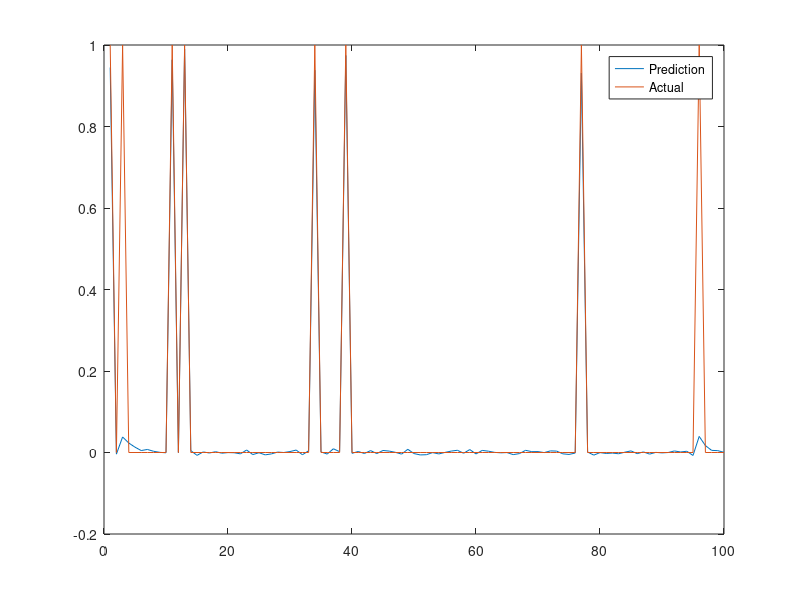

This chart was generated by the following MATLAB code:
%% JHBL (Joint Hierarchical Bayesian Learning) Algorithm
% Based on Sequential Image Recovery Using Joint Hierarchical Bayesian
% Learning (Xiao & Glaubitz 2023)
% By: Shamsher Tamang & Saqlain Anjum

%% Equation Parameters
J = 10; % Num. Images
n = 100; % Value of n for nXn Dimension
n_1D = n^2; % Flattened length for 1-D Case
max_iterations = 10^3; % For algorithm stopping condition.
max_difference = 10^(-3); % For algorithm stopping condition.

%% Equation Hyperparameters
eta_alpha = 1;
eta_beta = eta_alpha;
eta_gamma = 2;

theta_alpha = 10^-3;
theta_beta = theta_alpha;
theta_gamma = theta_beta;

%% Defining General Linear Transforms
R = eye(n); % Most general choice for R
K = n; % Number of rows in R

%% Defining the Forward Operator & Data
F = eye(n);  % Forward operators
y = zeros(n,J); % Measured data
x_ground_truth = zeros(n, J); % Ground truth images.
sparsity_level = 8; % number of non-zeros
noise_mean = 0;
noise_sd = 0.1;
noise_dimension = n;

idx_pool = randi([1, n], sparsity_level, 1);    % the indices to be changed to 1
for j = 1:J
    curr_truth_j = zeros(n, 1);
    curr_truth_j(idx_pool) = 1;
    x_ground_truth(:, j) = curr_truth_j;
    noise = noise_mean + noise_sd .* randn(noise_dimension, 1);   % noise of normal distribution with noise_mean and noise_sd
    y(:, j) = F * curr_truth_j + noise;
    idx_pool(end-1:end) = mod(idx_pool(end-1:end), n) + 1;    % update the last two indices to force changes, changes made here
end

% figure;plot(x_ground_truth(:, 1))

%% Initialization (Algorithm Step 1)
x = randn(n, J); % 1 x J matrix, images to reconstruct
alpha = ones(J, 1); % J x 1 matrix, alpha hyperparameters, noise precision
beta = ones(J, K); % J x 1 matrix, beta hyperparameters, 
                  % intra-image regularization weight
gamma = ones(J - 1, n); % J-1 x 1 matrix, gamma hyperparameters, 
                       %  NOTE: gamma is a coupling weight between 
                       %  image x{j} and x{j+1}, so it must be a 
                       %  J-1 x 1 matrix.
max_iter = 10^3; % Maximum number of loop iterations                     
%% Algorithmic Iterations (All Remaining Steps)
M = zeros(J, 1);
for j = 1:J
    M(j) = length(y(:, j));
end

for l = 1:max_iter
    x_old = x;

    % -- alpha update
    for j = 1:J
        alpha(j, :) = (eta_alpha + M(j)/2 - 1) / (theta_alpha + 0.5 * norm(F * x(:, j) - y(:, j))^2);
    end

    % -- beta update
    for j = 1:J
        R_x = R * x(:, j); % k*1
        % beta(j,:) is 1*k for all k
        beta(j, :) = (eta_beta - 0.5) ./ (theta_beta + 0.5 * (R_x(:)).^2);
    end

    % -- gamma update
    for j = 2:J
        % x(j, :) --> 1*n, gamma(j, :) --> 1*n
        gamma(j-1, :) = (eta_gamma - 0.5) ./ (theta_gamma + 0.5 * (x(:, j-1) - x(:, j)).^2);
    end

    % -- x update
    % computing change masks
    
    for j = 1:J
        %computing G for each image
        % computing change mask for G and b
        if j == 1
            change_mask_for_G = diag(gamma(j, :));
            change_mask_term_for_b = diag(gamma(j, :)) * x(:, j+1);
        elseif j == J
            change_mask_for_G = diag(gamma(j-1, :));
            change_mask_term_for_b = diag(gamma(j-1, :)) * x(:, j-1);
        else
            change_mask_for_G = diag(gamma(j-1, :)) + diag(gamma(j, :));
            change_mask_term_for_b = diag(gamma(j-1, :)) * x(:, j-1) + diag(gamma(j, :)) * x(:, j+1);
        end
        
        % computing B_j
        B_j = diag(beta(j, :));

        G_j = alpha(j, :)*(F')*F+ (R')*B_j*R + change_mask_for_G;
        b_j = alpha(j, :)*(F')*y(:, j) + change_mask_term_for_b;
                
        % solving x from the linear system in equation 34
        %for solving we use gradient desncet iterating 5 times, citation 24

        % solution of x using citation 24
        r = b_j - G_j * x(:, j);
        for i = 1:5
            G_r = G_j * r;
            step_size = (r')*r/(r'*G_r);
            x(:, j) = x(:, j) + step_size * r;
            r = r - step_size * G_r;
        end
        % solution of x ended

    end

    % terminate loop if absolute and relative change condition is met
    % we compute the average absolute and relative change between two subsequent image
    % sequences
    absolute_change_matrix(:, :) = x(:,:) - x_old(:, :);
    absolute_change_norm_sum = 0;
    relative_change_norm_sum = 0;
    for j = 1:J
        abs_change_norm = norm(absolute_change_matrix(:, j), 2);
        absolute_change_norm_sum = absolute_change_norm_sum + abs_change_norm;
        relative_change_norm_sum = (absolute_change_norm_sum + abs_change_norm)/norm(x(:, j), 2);
    end
    average_absolute_change = absolute_change_norm_sum/(J-1);
    average_relative_change = relative_change_norm_sum/(J-1);

    if average_absolute_change < 10^(-3) && average_relative_change < 10^(-3)
        break
    end
end

figure;plot(x(:, 1)); hold on;
plot(x_ground_truth(:, 1)); 
hold off;
legend('Prediction','Actual');